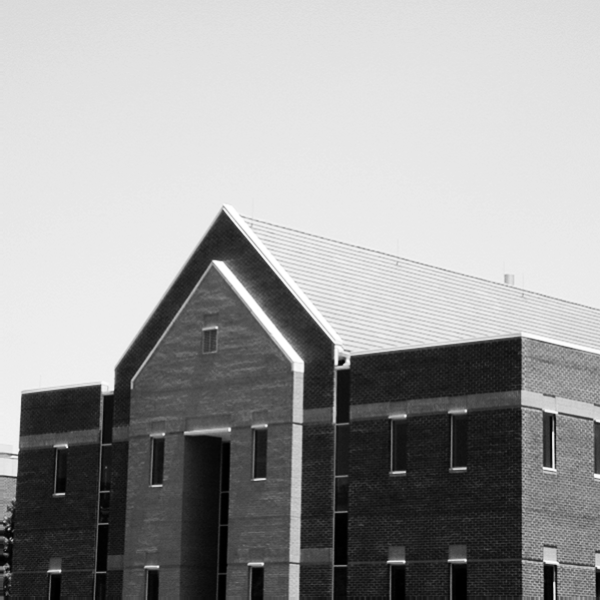
#> input picture assignment-25/input/building.tif, 600 x 600 px
$ python building.py
#> lines starting #> are read from the running program, lines starting #| are printed output that depends on the picture
import numpy as np
import cv2

img = cv2.imread("input/building.tif")
#> img is the input picture: shape (600, 600, 3); min 0, max 255, mean 155.8
img = cv2.cvtColor(img,cv2.COLOR_BGR2GRAY)
#> img: shape (600, 600)

result = np.zeros(img.shape)

mask = np.array([[-1 , 0 , 1],
                 [-1 , 0 , 1],
                 [-1 , 0 , 1]])

rows , cols = img.shape
#> rows = 600; cols = 600

for i in range (1,rows-1):
    for j in range(1,cols-1):
        small_img = img[i-1:i+2, j-1:j+2]
        result[i,j] =np.sum(small_img * mask)
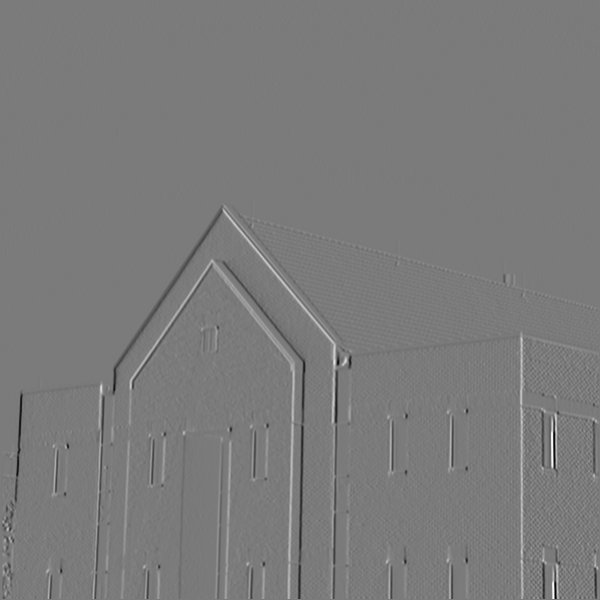
#> result: shape (600, 600) float64; min -649, max 693, mean -0.2; drawn with min black and max white

cv2.imwrite("result_building.jpg",result)
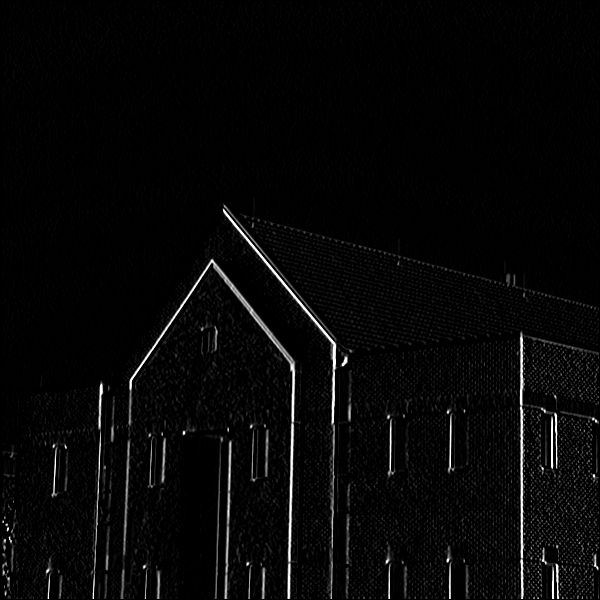
#> saved as result_building.jpg: shape (600, 600); min 0, max 255, mean 7.1
